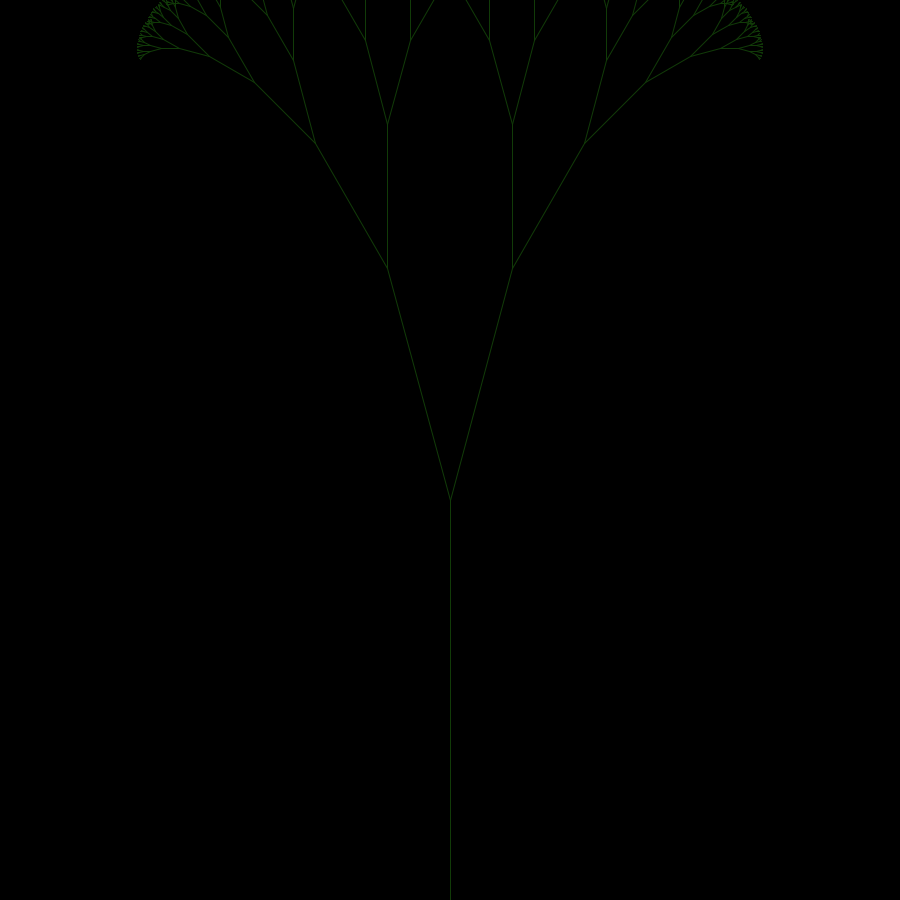
Frame 1 (no input)
Frame 60 (the mouse pressed at the canvas centre just before this capture): identical to frame 1, image omitted
Frame 120 (the mouse held since frame 60 and released just before this capture): identical to frame 1, image omitted

The Processing sketch that drew this single still picture (run headless with seeded random() and noise(); from frame 60 on, the mouse is pressed at the canvas centre):

// Processing sketch: Fractal_Tree
// ── Fractal_Tree.pde
float angle;
//float col;
void setup(){
  size(900,900);
  angle = radians(15);
  
}
void mouseDragged(){
  angle = map(mouseX, 0, width, 0, PI); 
  //col = map(mouseY, 0, height, 0, 255);
}
void draw(){
  background(0);
  translate(width/2, height);
  //stroke(255);
  //line(0,0,0,-400);
  branch(400);
}



void branch(float len){
  //stroke(col, col, col);
  stroke(17,59,8);
  line(0,0,0,-len);
  if(len > 4){
    push();
    translate(0, -len);
    rotate(angle);
    branch(len * 0.6);
    pop();
    push();
    translate(0, -len);
    //print(noise(-angle));
    rotate(-angle);
    branch(len * 0.6);
    pop();
    
  }
  
}
